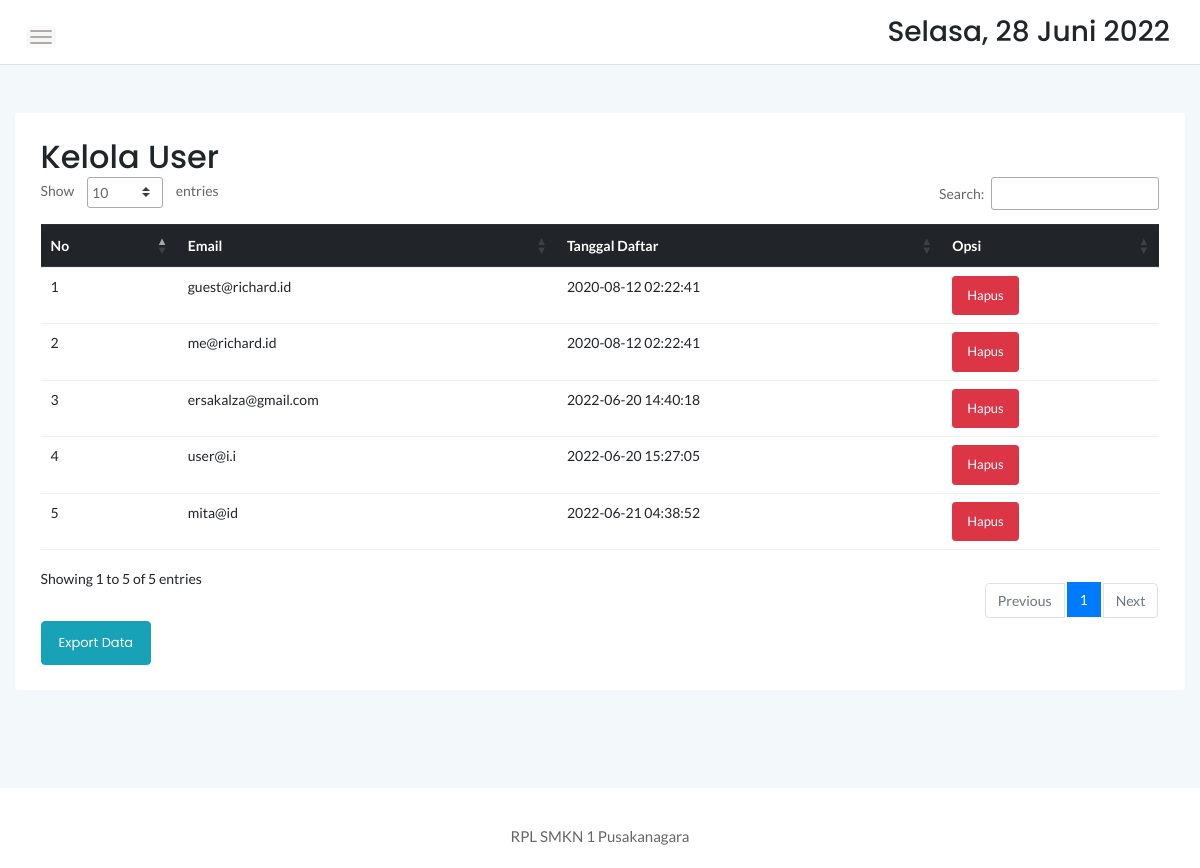
Page /admin/user.php (signed in) on the committed database.
### tables this page shows
CREATE TABLE `user` (
  `userid` int(11) NOT NULL,
  `useremail` varchar(50) NOT NULL,
  `userpassword` varchar(50) NOT NULL,
  `tgldaftar` timestamp NOT NULL DEFAULT current_timestamp()
);

### admin/user.php (the view, shortened to what this page needs)
<!doctype html>
<html class="no-js" lang="en">
<?php
    include '../dbconnect.php';
	?>
<head>
    <link rel="stylesheet" href="../assets/css/bootstrap.min.css">
    <link rel="stylesheet" href="../assets/css/font-awesome.min.css">
    <link rel="stylesheet" href="../assets/css/themify-icons.css">
    <link rel="stylesheet" href="../assets/css/metisMenu.css">
    <link rel="stylesheet" href="../assets/css/owl.carousel.min.css">
    <link rel="stylesheet" href="../assets/css/slicknav.min.css">
    <link rel="stylesheet" href="https://www.amcharts.com/lib/3/plugins/export/export.css" type="text/css" media="all" />
	<link rel="stylesheet" type="text/css" href="https://cdn.datatables.net/1.10.19/css/jquery.dataTables.min.css">
    <link rel="stylesheet" type="text/css" href="https://cdn.datatables.net/1.10.19/css/jquery.dataTables.css">
    <link rel="stylesheet" type="text/css" href="https://cdn.datatables.net/1.10.18/css/dataTables.bootstrap4.min.css">
    <link rel="stylesheet" type="text/css" href="https://cdn.datatables.net/responsive/2.2.3/css/responsive.bootstrap.min.css">
    <link rel="stylesheet" type="text/css" href="https://cdn.datatables.net/responsive/2.2.3/css/responsive.jqueryui.min.css">
	<link rel="stylesheet" type="text/css" href="https://cdn.datatables.net/buttons/1.5.2/css/buttons.dataTables.min.css">
    <link rel="stylesheet" href="../assets/css/typography.css">
    <link rel="stylesheet" href="../assets/css/default-css.css">
    <link rel="stylesheet" href="../assets/css/styles.css">
    <link rel="stylesheet" href="../assets/css/responsive.css">
</head>
<body>
    <div class="page-container">
        <div class="main-content">
            <div class="header-area">
                <div class="row align-items-center">
                    <div class="col-md-6 col-sm-8 clearfix">
                        <div class="nav-btn pull-left">
                            <span></span>
                            <span></span>
                            <span></span>
                        </div>
                    </div>
                    <div class="col-md-6 col-sm-4 clearfix">
                        <ul class="notification-area pull-right">
                            <li><h3><div class="date">
						</b></div></h3>
						</li>
                        </ul>
                    </div>
                </div>
            </div>
            <div class="main-content-inner">
                <div class="row mt-5 mb-5">
                    <div class="col-12">
                        <div class="card">
                            <div class="card-body">
                                <div class="d-sm-flex justify-content-between align-items-center">
									<h2>Kelola User</h2>
                                </div>
										 <table id="dataTable3" class="table table-hover" style="width:100%"><thead class="thead-dark">
											<tr>
												<th>No</th>
												<th>Email</th>
												<th>Tanggal Daftar</th>
                                                <th>Opsi</th>
											</tr></thead><tbody>
											<?php
											$form=mysqli_query($conn,"SELECT * FROM user ORDER BY userid ASC");
											$no=1;
											while($b=mysqli_fetch_array($form)){
												?>
												<tr>
													<td><?php echo $no++ ?></td>
													<td><?php echo $b['useremail'] ?></td>
													<td><?php echo $b['tgldaftar'] ?></td><form method="post">
                                                    <td><input type="submit" class="btn btn-danger btn-sm" name="hapus" value="Hapus"></td>
                                                    </form>
												</tr>
                                                <?php
                                                };
											?>
										</tbody>
										</table>
									<a href="exportuser.php" target="_blank" class="btn btn-info">Export Data</a>
                                </div>
                            </div>
                        </div>
                    </div>
                </div>
            </div>
        </div>
        <footer>
            <div class="footer-area">
                <p>RPL SMKN 1 Pusakanagara</p>
            </div>
        </footer>
</body>
</html>

### assets/css/styles.css (style rules this page uses)
.page-container { width: 100%; height: 100%; min-height: 100vh; padding-left: 280px; -webkit-transition: padding-left 0.3s ease 0s; transition: padding-left 0.3s ease 0s; }
.card { border: none; border-radius: 4px; background-color: #fff; -webkit-transition: all 0.3s ease 0s; transition: all 0.3s ease 0s; }
.card-body { padding: 25.6px; padding: 1.6rem; }
.main-content { width: 100%; background: #F3F8FB; }
.main-content-inner { padding: 0 30px 50px; }
.header-area { padding: 15px 30px; background: #fff; border-bottom: 1px solid #d8e3e7; }
.nav-btn { margin-right: 30px; margin-top: 10px; cursor: pointer; }
.nav-btn span { display: block; width: 22px; height: 2px; background: #b3aaaa; margin: 4px 0; border-radius: 15px; -webkit-transition: all 0.3s ease 0s; transition: all 0.3s ease 0s; box-shadow: 0 0 0 4px rgba(99, 96, 96, 0.03); }
.notification-area { -webkit-user-select: none; -moz-user-select: none; -ms-user-select: none; user-select: none; position: relative; z-index: 1; }
.notification-area li { display: inline-block; margin-left: 20px; cursor: pointer; -webkit-user-select: none; -moz-user-select: none; -ms-user-select: none; user-select: none; }
.footer-area { text-align: center; padding: 23px 0 19px; background: #fff; }
.footer-area p { color: #676666; margin-bottom: 0; }
.btn { padding: 11px 17px; font-size: 13px; letter-spacing: 0; }
.btn-sm { padding: 9px 14px; }
table tr th { border-bottom: none; }
table tr th, table tr td { border-top: 1px solid rgba(120, 130, 140, 0.13) !important; }
table.dataTable.no-footer { border-bottom: 1px solid rgba(120, 130, 140, 0.13) !important; }
table.dataTable thead th, table.dataTable thead td { border-bottom-color: transparent; }

### assets/css/responsive.css (style rules this page uses)
@media (min-width: 1200px) and (max-width: 1364px) { .main-content-inner { padding: 0 15px 50px; } }
@media (min-width: 1200px) and (max-width: 1364px) { .page-container, .sbar_collapsed.page-container { padding-left: 0; } }

### rows in the picture
user: useremail "guest@richard.id", tgldaftar "2020-08-12 02:22:41"
user: useremail "me@richard.id", tgldaftar "2020-08-12 02:22:41"
user: useremail "ersakalza@gmail.com", tgldaftar "2022-06-20 14:40:18"
user: useremail "user@i.i", tgldaftar "2022-06-20 15:27:05"
user: useremail "mita@id", tgldaftar "2022-06-21 04:38:52"
